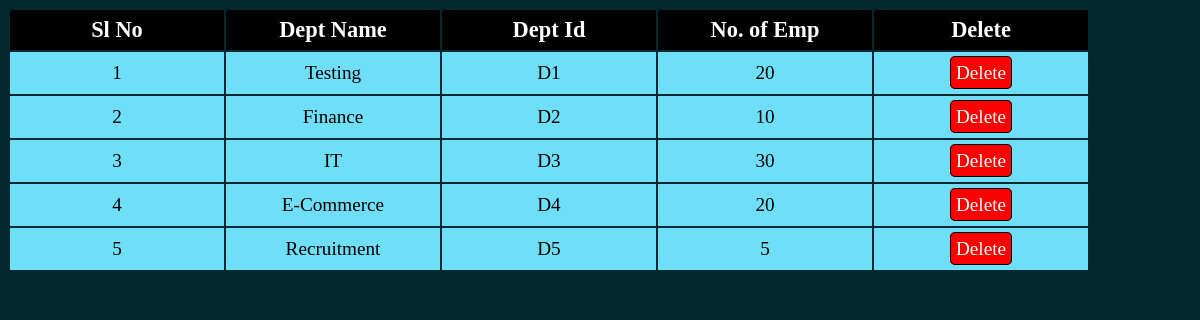
The page /displaydept.php (signed in) on the database its author committed.
### tables this page shows
CREATE TABLE `department` (
  `d_id` varchar(10) NOT NULL,
  `d_name` varchar(20) NOT NULL,
  `d_emp` int(10) NOT NULL
);

### displaydept.php (the view, shortened to what this page needs)
<?php
    if(isset($_SESSION['id']) && isset($_SESSION['user_name'])){
        include "connection.php";
        $query = "select * from department";
        $data = mysqli_query($conn,$query);
        $result = $data;
?>
<!DOCTYPE html>
<html lang="en">
<head>
    <link rel="stylesheet" href="style3.css">
</head>
<body>
    <table class="tbl">
        <thead>
            <tr>
                <th scope="col" class="table1">Sl No</th>
                <th scope="col" class="table1">Dept Name</th>
                <th scope="col" class="table1">Dept Id</th>
                <th scope="col" class="table1">No. of Emp</th>
                <th scope="col" class="table1">Delete</th>
            </tr>
            <?php
            if($result){
                $i=1;
                while($result = mysqli_fetch_assoc($data)){
                    echo "
                    <tr>
                        <td class='c1'>".$i++."</td>
                        <td class='c1'>".$result['d_name']."</td>
                        <td class='c1'>".$result['d_id']."</td>
                        <td class='c1'>".$result['d_emp']."</td>
                        <td class='c1'><a href='deletedept.php?rn=$result[d_id]' onclick='showPrompt()' class='btn2'>Delete</a></td>
                    </tr>
                    ";
                }
            }else{
                echo "No data found";
            }
            ?>
        </thead>
    </table>
</body>
</html>
<?php
} else{
    header("Location: index.php");
    exit();
}
?>

### style3.css (style rules this page uses)
body { background-color: rgb(3,40,48); color: white; }
.table1 { margin: auto; width: 200px; background-color: black; color: #fff; padding: 7px; font-size: 1.4em; }
.btn1,.btn2 { text-decoration: none; border: 1px solid black; padding: 5px; color: #fff; border-radius: 5px; }
.btn2 { background-color: red; }
.c1 { padding: 10px; text-align: center; background-color: rgb(110,223,246); color: black; font-size: 1.2em; }

### rows shown on the page
department: d_name "Testing", d_id "D1", d_emp "20"
department: d_name "Finance", d_id "D2", d_emp "10"
department: d_name "IT", d_id "D3", d_emp "30"
department: d_name "E-Commerce", d_id "D4", d_emp "20"
department: d_name "Recruitment", d_id "D5", d_emp "5"
